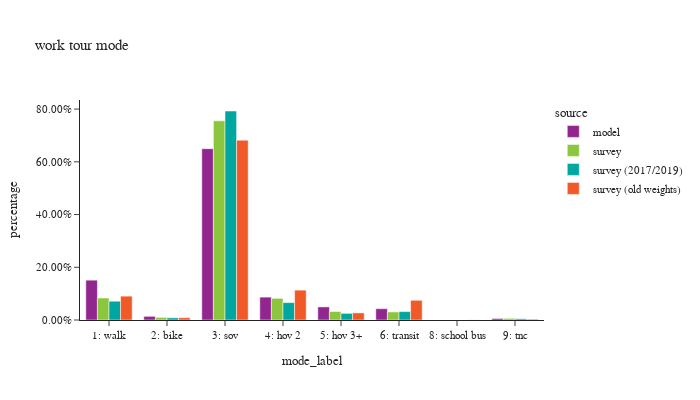

The code cell stored with this chart in its notebook:
### Code cell
df_plot = wk_trip.groupby(['source','mode_label'])['trexpfac'].sum().reset_index()
df_plot['percentage'] = df_plot.groupby(['source'], group_keys=False)['trexpfac']. \
    apply(lambda x: x / float(x.sum()))

df_plot_ct = wk_trip.groupby(['source','mode_label'])['trexpfac'].count().reset_index(). \
    rename(columns={'trexpfac':'sample count'})
df_plot = df_plot.merge(df_plot_ct, on=['source','mode_label'])

fig = px.bar(df_plot.sort_values(by=['source']), x="mode_label", y="percentage", color="source",
             barmode="group",hover_data=['sample count'],title="work tour mode")
fig.update_layout(height=400, width=700, font=dict(size=11),
                  xaxis = dict(dtick = 1, categoryorder='category ascending'),
                  yaxis=dict(tickformat=".2%"))
fig.show()

### Figure 1 — Plotly figure (JSON) as saved in the notebook; plotly's stock layout.template omitted (floating-point values rounded to 4 significant figures)
{"data": [{"alignmentgroup": "True", "customdata": [[205340], [18814], [883030], [117911], [67488], [58299], [7809]], "hovertemplate": "source=model<br>mode_label=%{x}<br>percentage=%{y}<br>sample count=%{customdata[0]}<extra></extra>", "legendgroup": "model", "marker": {"color": "#91268F", "pattern": {"shape": ""}}, "name": "model", "offsetgroup": "model", "orientation": "v", "showlegend": true, "textposition": "auto", "type": "bar", "x": ["1: walk", "2: bike", "3: sov", "4: hov 2", "5: hov 3+", "6: transit", "9: tnc"], "xaxis": "x", "y": [0.1511, 0.01385, 0.6499, 0.08678, 0.04967, 0.04291, 0.005747], "yaxis": "y"}, {"alignmentgroup": "True", "customdata": [[20], [354], [84], [159], [2550], [642], [222]], "hovertemplate": "source=survey<br>mode_label=%{x}<br>percentage=%{y}<br>sample count=%{customdata[0]}<extra></extra>", "legendgroup": "survey", "marker": {"color": "#8CC63E", "pattern": {"shape": ""}}, "name": "survey", "offsetgroup": "survey", "orientation": "v", "showlegend": true, "textposition": "auto", "type": "bar", "x": ["9: tnc", "6: transit", "5: hov 3+", "2: bike", "3: sov", "1: walk", "4: hov 2"], "xaxis": "x", "y": [0.006242, 0.03058, 0.03219, 0.009929, 0.7555, 0.08338, 0.08219], "yaxis": "y"}, {"alignmentgroup": "True", "customdata": [[367], [17], [76], [599], [2502], [171], [230]], "hovertemplate": "source=survey (2017/2019)<br>mode_label=%{x}<br>percentage=%{y}<br>sample count=%{customdata[0]}<extra></extra>", "legendgroup": "survey (2017/2019)", "marker": {"color": "#00A7A0", "pattern": {"shape": ""}}, "name": "survey (2017/2019)", "offsetgroup": "survey (2017/2019)", "orientation": "v", "showlegend": true, "textposition": "auto", "type": "bar", "x": ["6: transit", "9: tnc", "5: hov 3+", "1: walk", "3: sov", "2: bike", "4: hov 2"], "xaxis": "x", "y": [0.03192, 0.004584, 0.02523, 0.07127, 0.7928, 0.008328, 0.06591], "yaxis": "y"}, {"alignmentgroup": "True", "customdata": [[31], [2473], [302], [5608], [952], [296], [2426], [155]], "hovertemplate": "source=survey (old weights)<br>mode_label=%{x}<br>percentage=%{y}<br>sample count=%{customdata[0]}<extra></extra>", "legendgroup": "survey (old weights)", "marker": {"color": "#F05A28", "pattern": {"shape": ""}}, "name": "survey (old weights)", "offsetgroup": "survey (old weights)", "orientation": "v", "showlegend": true, "textposition": "auto", "type": "bar", "x": ["8: school bus", "1: walk", "2: bike", "3: sov", "4: hov 2", "5: hov 3+", "6: transit", "9: tnc"], "xaxis": "x", "y": [0.0003625, 0.09047, 0.008831, 0.6821, 0.1133, 0.02705, 0.07476, 0.003148], "yaxis": "y"}], "layout": {"barmode": "group", "font": {"size": 11}, "height": 400, "legend": {"title": {"text": "source"}, "tracegroupgap": 0}, "title": {"text": "work tour mode"}, "width": 700, "xaxis": {"anchor": "y", "categoryorder": "category ascending", "domain": [0.0, 1.0], "dtick": 1, "title": {"text": "mode_label"}}, "yaxis": {"anchor": "x", "domain": [0.0, 1.0], "tickformat": ".2%", "title": {"text": "percentage"}}}}
